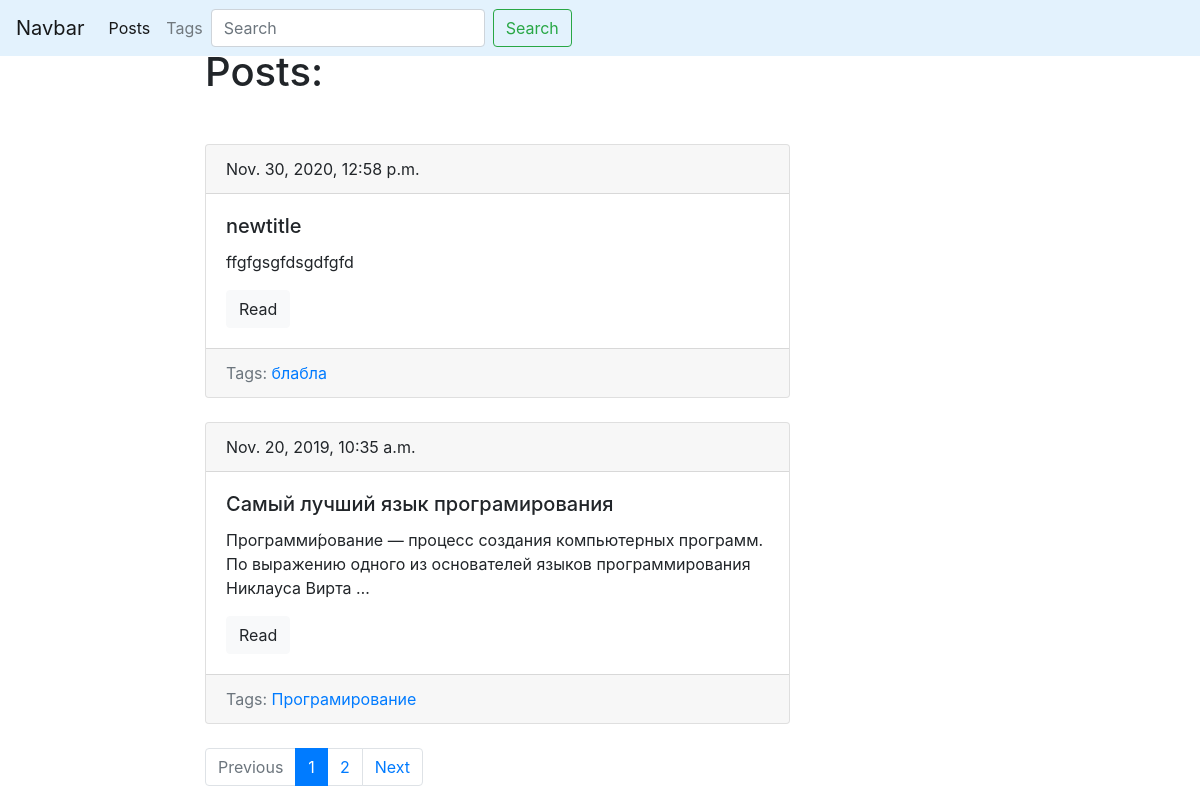
Screenshot of /blog/ with the database file from the repository.
### blog/models.py (models this page shows, shortened)
class Post(models.Model):
    title = models.CharField(max_length=150, db_index=True)
    slug = models.SlugField(max_length=150, blank=True, unique=True)
    body = models.TextField(blank=True, db_index=True)
    tags = models.ManyToManyField('Tag', blank=True, related_name='posts')
    date_pub = models.DateTimeField(auto_now_add=True)
    def get_absolute_url(self):
        return reverse('post_detail_url', kwargs={'slug': self.slug})
    class Meta:
        ordering = ['-date_pub']

class Tag(models.Model):
    title = models.CharField(max_length=50)
    slug = models.SlugField(max_length=50, unique=True)
    def get_absolute_url(self):
        return reverse('tag_detail_url', kwargs={'slug': self.slug})
    class Meta:
        ordering = ['title']

### blog/views.py (the view)
# urls.py: path('', posts_list, name = 'posts_list_url'),
def posts_list(request):
    search_query = request.GET.get('search', '')
    if search_query:
        posts = Post.objects.filter(Q(title__icontains=search_query) | Q(body__icontains=search_query))
    else:
        posts = Post.objects.all()
    paginator = Paginator(posts,2)
    page_number = request.GET.get('page', 1)
    page = paginator.get_page(page_number)
    is_paginated = page.has_other_pages()
    if page.has_previous():
        prev_url = '?page={}'.format(page.previous_page_number())
    else:
        prev_url = ''
    if page.has_next():
        next_url = '?page={}'.format(page.next_page_number())
    else:
        next_url = ''
    context = {
        'page_object': page,
        'is_paginated': is_paginated,
        'next_url': next_url,
        'prev_url': prev_url
    }
    return render(request, 'blog/index.html', context=context)

### blog/templates/blog/index.html (shortened to what this page needs)
{% extends 'blog/base_blog.html' %}
    {% block content %}
      <h1 Class ="mb-5">Posts:</h1>
        {% for post in page_object.object_list %}
        {%include 'blog/includes/post_card_template.html'%}
        {%endfor%}
    {%endblock%}

### blog/templates/blog/includes/post_card_template.html
<div class="card mb-4">
  <div class="card-header">
      {{ post.date_pub }}
  </div>
  <div class="card-body">
    <h5 class="card-title">{{ post.title }}</h5>
    <p class="card-text">{{ post.body|truncatewords:15 }}</p>
    <a href="{{ post.get_absolute_url }}" class="btn btn-light">Read</a>
  </div>
  <div class="card-footer text-muted">
      Tags:
      {% for tag in post.tags.all %}
          <a href="{{ tag.get_absolute_url }}">{{ tag.title }}</a>
      {% endfor %}
  </div>
</div>

### rows the page displays
Post: date_pub "Nov. 30, 2020, 12:58 p.m.", title "newtitle", body "ffgfgsgfdsgdfgfd"
Tag: title "блабла"
Post: date_pub "Nov. 20, 2019, 10:35 a.m.", title "Самый лучший язык програмирования", body "Программи́рование — процесс создания компьютерных программ. По выражению одного из основателей языков программирования Никлауса Вирта …"
Tag: title "Програмирование"

### other values shown
{{ n }} "1"
{{ n }} "2"
